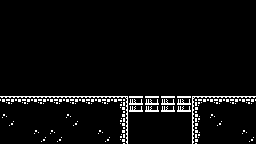

A level layout from a 2D game, rendered from its tile map. Below: a short description, then the map file with its tile-grid data intact:
An orthogonal 16x9 tile map with 16x16 px tiles, 1 tile layer (Tile Layer 1).

<map version="1.10" tiledversion="1.10.2" orientation="orthogonal" renderorder="right-down" width="16" height="9" tilewidth="16" tileheight="16" infinite="0" nextlayerid="3" nextobjectid="1">
 <tileset firstgid="1" source="TestTileset.tsx" />
 <layer id="1" name="Tile Layer 1" width="16" height="9">
  <data encoding="csv">
1,1,1,1,1,1,1,1,1,1,1,1,1,1,1,1,
1,1,1,1,1,1,1,1,1,1,1,1,1,1,1,1,
1,1,1,1,1,1,1,1,1,1,1,1,1,1,1,1,
1,1,1,1,1,1,1,1,1,1,1,1,1,1,1,1,
1,1,1,1,1,1,1,1,1,1,1,1,1,1,1,1,
1,1,1,1,1,1,1,1,1,1,1,1,1,1,1,1,
197,197,197,197,197,197,197,198,226,226,226,226,196,197,197,197,
292,1,1,1,292,1,1,218,1,1,1,1,216,292,1,1,
1,1,292,292,1,1,292,218,1,1,1,1,216,1,1,292
</data>
 </layer>
</map>
